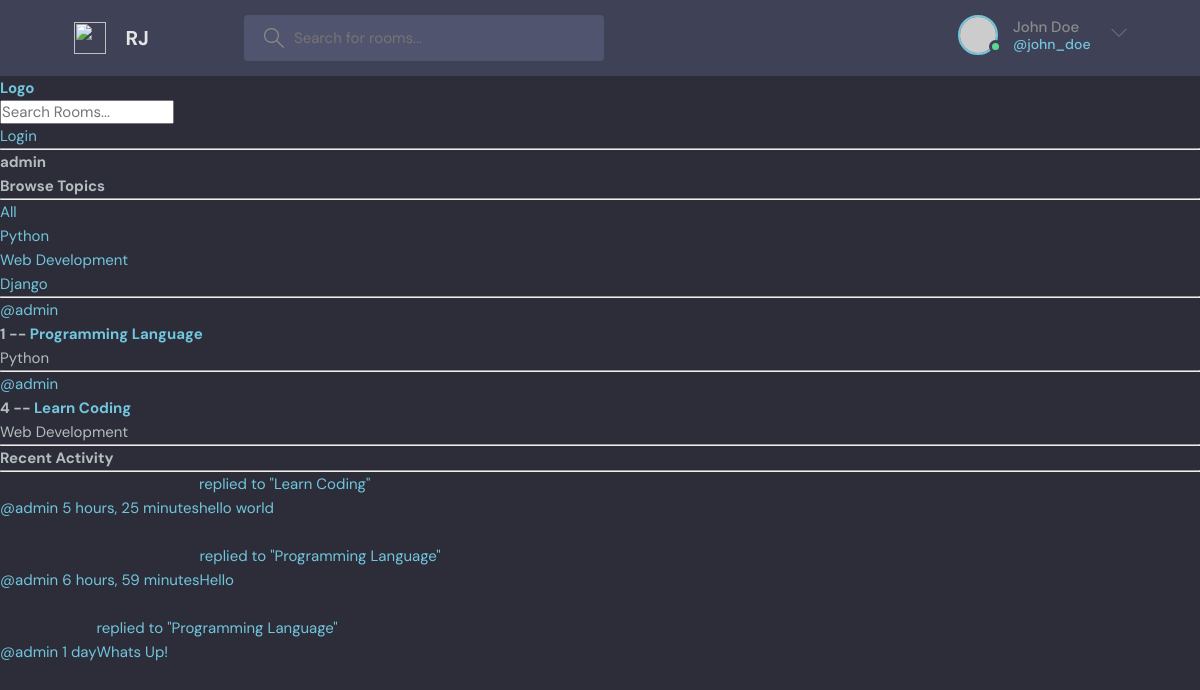
The app's page /profile/1/, older data.
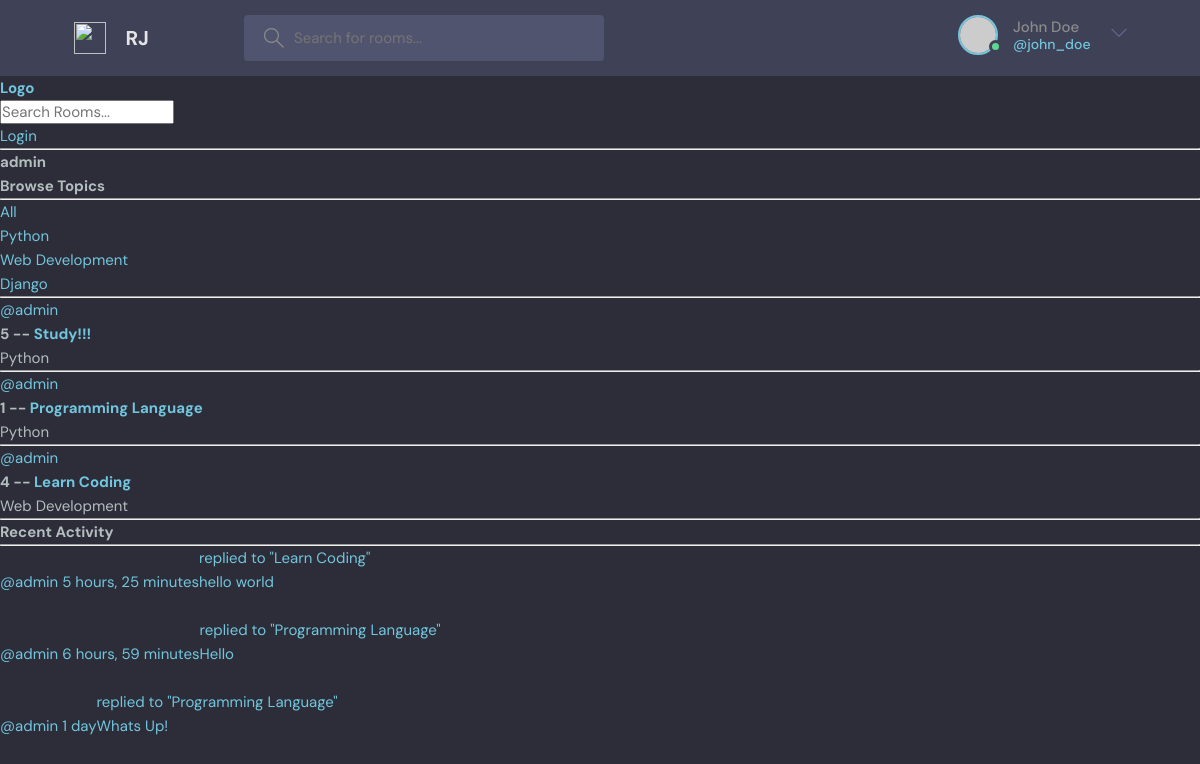
The same page, newer data.
### base/models.py (models this page shows, shortened)
class Topic(models.Model):
    name = models.CharField(max_length=200)

class Room(models.Model):
    host = models.ForeignKey(User, on_delete=models.SET_NULL, null=True)
    topic = models.ForeignKey(Topic, on_delete=models.SET_NULL, null=True)
    name = models.CharField(max_length=200)
    participants = models.ManyToManyField(User, related_name='participants', blank=True)
    description = models.TextField(null=True, blank=True)
    updated = models.DateTimeField(auto_now=True)
    created = models.DateTimeField(auto_now_add=True)
    class Meta:
        ordering = ['-updated', '-created']
    def __str__(self):
        return self.name

class Message(models.Model):
    user = models.ForeignKey(User, on_delete=models.CASCADE)
    room = models.ForeignKey(Room, on_delete=models.CASCADE)
    body = models.TextField()
    updated = models.DateTimeField(auto_now=True)
    created = models.DateTimeField(auto_now_add=True)
    class Meta:
        ordering = ['-updated', '-created']
    def __str__(self):
        return self.body[0:50]

### base/views.py (the view)
# urls.py: path('profile/<str:pk>/', views.userProfile, name="user-profile"),
def userProfile(request, pk):
    user = User.objects.get(id=pk)
    rooms = user.room_set.all()
    room_messages = user.message_set.all()
    topics = Topic.objects.all()
    context = {'user':user, 'rooms':rooms,'room_messages': room_messages, 'topics': topics}
    return render(request, 'base/profile.html', context)

### base/templates/base/profile.html (shortened to what this page needs)
{% extends 'main.html' %}
{%  block content %}
<h1>{{user.username}}</h1>
<div class="profile-container">
    <div>
        {% include 'base/topics_component.html' %}
         <hr>
    </div>
       <div>
           {% include 'base/feed_component.html' %}
    </div>
       <div>
           {% include 'base/activity_component.html' %}
    </div>
</div>
{% endblock content %}

### templates/main.html (shortened to what this page needs)
<!DOCTYPE html>
{% load static %}
<html lang="en">
  <head>
    <link rel="stylesheet" href="{% static 'styles/style.css' %}" />
  </head>
  <body>
    <header class="header header--loggedIn">
      <div class="container">
        <a href="/" class="header__logo">
          <img src="assets/logo.svg" />
          <h1>RJ</h1>
        </a>
        <form class="header__search">
          <label>
            <input placeholder="Search for rooms..." />
          </label>
        </form>
        <nav class="header__menu">
          <div class="header__user">
            <a href="profile.html">
              <div class="avatar avatar--medium active">
                <img src="https://randomuser.me/api/portraits/men/37.jpg" />
              </div>
              <p>John Doe <span>@john_doe</span></p>
            </a>
            <button class="dropdown-button">
              <svg version="1.1" xmlns="http://www.w3.org/2000/svg" width="32" height="32" viewBox="0 0 32 32">
                <title>chevron-down</title>
                <path d="M16 21l-13-13h-3l16 16 16-16h-3l-13 13z"></path>
              </svg>
            </button>
          </div>
        </nav>
      </div>
    </header>
   {% include 'navbar.html' %}
    {% block content %}
    {% endblock %}
  </body>
</html>

### templates/navbar.html
<a href="/">
    <h1>Logo</h1>
</a>
<form method="GET" action="{% url 'home'%}">
    <input type="text" name="q" placeholder="Search Rooms..."/>
</form>
{% if request.user.is_authenticated %}
<p>Hello {{request.user}}</p>
<a href="{% url 'logout' %}">Logout</a>
{% else %}
<a href="{% url 'login' %}">Login</a>
{% endif %}
<hr>

### base/templates/base/topics_component.html
        <h3>Browse Topics</h3>
        <hr>
        <div>
            <a href="{% url 'home' %}">All</a>
        </div>
        {% for topic in topics %}
        <div>
            <a href="{% url 'home' %}?q={{topic.name}}">{{topic.name}}</a>
        </div>
        {% endfor %}

### base/templates/base/feed_component.html (shortened to what this page needs)
<div>
        {% for room in rooms %}
       <div>
           <a href="{% url 'user-profile' room.host.id%}">@{{room.host.username}}</a>
           <h5>{{room.id}} -- <a href="{% url 'room' room.id %}">{{room.name}}</a></h5>
           <small>{{room.topic.name}}</small>
           <hr>
       </div>
        {%  endfor %}
    </div>

### base/templates/base/activity_component.html (shortened to what this page needs)
<div>
    <h3> Recent Activity </h3>
    <hr>
    {% for message in room_messages %}
    <div>
        <small><a href="{% url 'user-profile' message.user.id %}">@{{message.user}} {{message.created| timesince}}</small>
        <small> replied to "{{message.room}}"</small>
        <p>{{message}}</p>
    </div>
    {% endfor %}
</div>

### static/styles/style.css (style rules this page uses)
:root { --color-main: #71c6dd; --color-main-light: #e1f6fb; --color-dark: #3f4156; --color-dark-medium: #51546e; --color-dark-light: #696d97; --color-light: #e5e5e5; --color-gray: #8b8b8b; --color-light-gray: #b2bdbd; --color-bg: #2d2d39; --color-success: #5dd693; --color-error: #fc4b0b; }
* { font-family: "DM Sans", -apple-system, BlinkMacSystemFont, "Segoe UI", Roboto, Oxygen, Ubuntu, Cantarell, "Open Sans", "Helvetica Neue", sans-serif; margin: 0; padding: 0; box-sizing: border-box; text-rendering: optimizeLegibility; font-size: inherit; }
html { font-size: 56.25%; }
@media only screen and (min-width: 1200px) { html { font-size: 62.5%; } }
body { line-height: 1.6; font-weight: 400; font-size: 1.5rem; color: var(--color-light-gray); background-color: var(--color-bg); min-height: 100vh; }
img { width: 100%; }
a { display: inline-block; color: var(--color-main); text-decoration: none; }
.container { max-width: 120rem; width: 90%; margin: auto; }
.avatar { position: relative; display: inline-block; border-radius: 50%; border: 2px solid var(--color-main); }
.avatar img { display: block; border-radius: 50%; object-fit: cover; object-position: center; }
.avatar::after { content: ""; display: block; position: absolute; background-color: var(--color-gray); z-index: 111; border-radius: 50%; border: 0.3rem solid var(--color-dark); }
.avatar.active::after { background-color: var(--color-success); }
.avatar.avatar--medium img { width: 3.6rem; height: 3.6rem; border-radius: 50%; }
.avatar.avatar--medium:after { width: 0.7rem; height: 0.7rem; bottom: 0px; right: -6px; }
.header { padding: 1.5rem; background-color: var(--color-dark); }
.header > .container { display: flex; gap: 9.5rem; }
.header__logo, .header__user { display: flex; gap: 2rem; align-items: center; }
.header__logo > img { height: 3.2rem; width: 3.2rem; }
.header__logo > h1 { font-weight: 700; font-size: 2rem; color: var(--color-light); }
.header__search > label { background-color: var(--color-dark-medium); padding: 1.3rem 1rem; display: flex; align-items: center; gap: 1rem; border-radius: 4px; }
.header__search svg { fill: var(--color-gray); width: 2rem; height: 2rem; margin-left: 1rem; }
.header__search input { width: 30rem; background: transparent; border: none; outline: none; color: var(--color-light); }
.header__menu { margin-left: auto; position: relative; }
.header__menu a { display: flex; gap: 1.5rem; align-items: center; font-weight: 500; text-decoration: none; color: var(--color-gray); }
.header__menu img { height: 3.6rem; }
.header__menu p { line-height: 1.2; }
.header__menu span { color: var(--color-main); font-weight: 500; font-size: 1.4rem; display: block; }
.header__menu svg { width: 1.6rem; height: 1.6rem; fill: var(--color-dark-light); }
.dropdown-button { background: transparent; border: 0; outline: 0; cursor: pointer; }

### base/templates/base/profile.html (style rules this page uses)
.profile-container { display: grid; grid-template-columns: 1fr, 3fr, 1fr; }

Row changes from the older to the newer data that the page shows:
added Room: host.username "admin", id "5", name "Study!!!", topic.name "Python"
